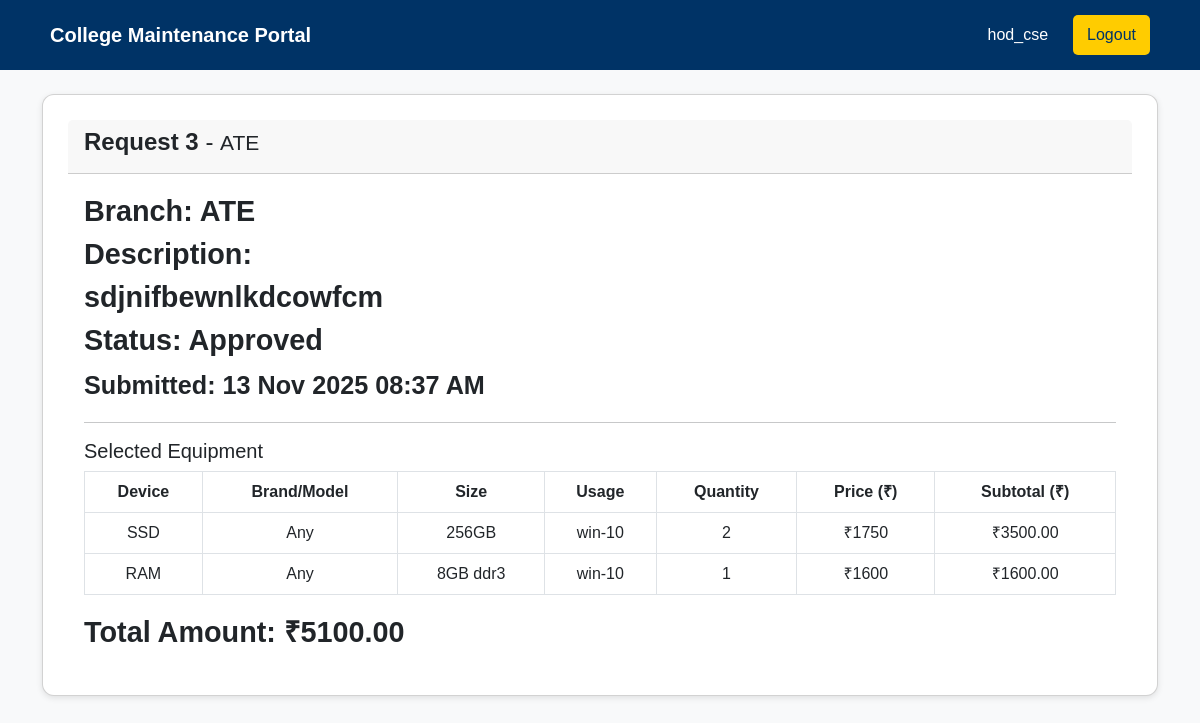
The app's page /request/63/ (signed in) with its own data.
### maintenance_app/models.py (models this page shows, shortened)
class MaintenanceRequest(models.Model):
    STATUS_CHOICES = [('Pending','Pending'),('Approved','Approved'),('Rejected','Rejected'),('Completed','Completed'),]
    hod = models.ForeignKey(User, on_delete=models.CASCADE)
    branch = models.CharField(max_length=100)
    title = models.CharField(max_length=150)
    lab_name = models.CharField(max_length=100)
    description = models.TextField()
    date_submitted = models.DateTimeField(auto_now_add=True)
    status = models.CharField(max_length=20, choices=STATUS_CHOICES, default='Pending')
    admin_remark = models.TextField(blank=True, null=True)
    updated_at = models.DateTimeField(auto_now=True)
    selected_items = models.TextField(blank=True, null=True)
    total_amount = models.DecimalField(max_digits=12, decimal_places=2, default=0.00)

### maintenance_app/views.py (the view)
# urls.py: path('request/<int:pk>/', views.request_detail, name='request_detail'),
@login_required
def request_detail(request, pk):
    req = get_object_or_404(MaintenanceRequest, pk=pk)
    items = []
    if req.selected_items:
        try:
            items = json.loads(req.selected_items)
            if isinstance(items, str):
                items = json.loads(items)
            for item in items:
                try:
                    price = float(item.get('price', 0))
                    quantity = int(item.get('quantity', 1))
                    item['subtotal'] = price * quantity
                except (ValueError, TypeError):
                    item['subtotal'] = 0
            print(items)  # 👈 Check console output
        except (json.JSONDecodeError, TypeError):
            items = []
    return render(request, 'request_detail.html', {
        'req': req,
        'items': items,
    })

### maintenance_app/templates/request_detail.html (shortened to what this page needs)
{% extends 'base.html' %}
{% load static %}
{% block content %}
<link rel="stylesheet" href="{% static "css/admin.css" %}">
<div class="card">
  <div class="card-header">
    <h4><strong>{{ req.title }}</strong> - <small>{{ req.branch }}</small></h4>
  </div>
  <div class="card-body">
    <p><strong>Branch:</strong> {{ req.branch }}</p>
    <p><strong>Description:</strong><br>{{ req.description }}</p>
    <p><strong>Status:</strong> {{ req.status }}</p>
    <p><small>Submitted: {{ req.date_submitted|date:'d M Y h:i A' }}</small></p>
    <hr>
    {% if items %}
      <h5>Selected Equipment</h5>
      <table class="table table-bordered">
        <thead class="bg-primary">
          <tr>
            <th>Device</th>
            <th>Brand/Model</th>
            <th>Size</th>
            <th>Usage</th>
            <th>Quantity</th>
            <th>Price (₹)</th>
            <th>Subtotal (₹)</th>
          </tr>
        </thead>
        <tbody>
          {% for item in items %}
            <tr>
              <td>{{ item.device }}</td>
              <td>{{ item.brand }}</td>
              <td>{{ item.size }}</td>
              <td>{{ item.usage }}</td>
              <td>{{ item.quantity }}</td>
              <td>₹{{ item.price }}</td>
              <td>₹{{ item.subtotal|floatformat:2 }}</td>
            </tr>
          {% endfor %}
        </tbody>
      </table>
      <p><strong>Total Amount:</strong> ₹{{ req.total_amount }}</p>
    {% else %}
      <em>No equipment selected.</em>
    {% endif %}
  </div>
</div>
{% endblock %}

### maintenance_app/templates/base.html (shortened to what this page needs)
{% load static %}
<!DOCTYPE html>
<html lang="en">
<head>
  <link rel="stylesheet" href="{% static 'css/style.css' %}">
  <link href="https://cdn.jsdelivr.net/npm/bootstrap@5.3.0/dist/css/bootstrap.min.css" rel="stylesheet">
</head>
<body>
<header>
  <nav class="navbar">
    <div class="logo">College Maintenance Portal</div>
    <ul class="nav-links" id="navLinks">
      {% if user.is_authenticated %}
      <li class="user-info">
        <span class="navbar-text text-white">{{ user.username }}</span>
      </li>
      {% endif %}
      <li>
        <form method="post" action="{% url 'logout' %}">
          <button class="logout-btn">Logout</button>
        </form>
      </li>
    </ul>
  </nav>
</header>
<div class="container mt-4">
  {% block content %}{% endblock %}
</div>
</body>
</html>

### maintenance_app/static/css/style.css (style rules this page uses)
.navbar { display: flex; justify-content: space-between; align-items: center; background: #003366; padding: 15px 30px; color: white; position: relative; z-index: 1000; }
.logo { font-size: 20px; font-weight: bold; }
.nav-links { list-style: none; display: flex; align-items: center; gap: 25px; margin: 0; padding: 0; }
.nav-links li { display: flex; align-items: center; }
.navbar-text { color: white; font-weight: 500; }
.logout-btn { background: #ffcc00; color: #003366; border: none; padding: 8px 14px; border-radius: 5px; cursor: pointer; transition: background 0.3s; }

### maintenance_app/static/css/admin.css (style rules this page uses)
* { box-sizing: border-box; font-family: "Poppins", sans-serif; }
body { background-color: #f8f9fa; color: #333; margin: 0; }
.navbar { display: flex; justify-content: space-between; align-items: center; background: #003366; padding: 15px 50px; color: white; }
.navbar .logo { font-size: 20px; font-weight: bold; }
.nav-links { list-style: none; display: flex; gap: 25px; margin: 0; padding: 0; }
.logout-btn { background: #ffcc00; color: #003366; border: none; padding: 8px 14px; border-radius: 5px; cursor: pointer; transition: 0.3s; }
.card { background: white; padding: 25px; border-radius: 12px; box-shadow: 0 2px 6px rgba(0,0,0,0.1); transition: transform 0.2s; }
.card p { font-size: 1.8rem; font-weight: bold; margin: 0; }
table { width: 100%; border-collapse: collapse; }
th, td { padding: 14px 15px; text-align: center; border-bottom: 1px solid #ddd; }
th { background: #003366; color: white; }
.card { cursor: pointer; transition: transform 0.2s ease, box-shadow 0.2s ease; }
td { vertical-align: middle; }

### records on screen
MaintenanceRequest: title "Request 3", branch "ATE", description "sdjnifbewnlkdcowfcm", status "Approved", date_submitted "13 Nov 2025 08:37 AM", total_amount "5100.00"

### other values on screen
{{ user.username }} "hod_cse"
{{ item.device }} "SSD" "RAM"
{{ item.brand }} "Any" "Any"
{{ item.size }} "256GB" "8GB ddr3"
{{ item.usage }} "win-10" "win-10"
{{ item.quantity }} "2" "1"
{{ item.price }} "1750" "1600"
{{ item.subtotal|floatformat:2 }} "3500.00" "1600.00"
